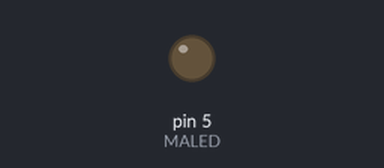
The sketch below on a simulated Arduino Uno, built with avr-gcc and run on an emulated ATmega328P. On the bench: output pins drawn as LEDs (lit = HIGH). What the sketch prints to the serial monitor is not drawn.

Above: at 0.05 s.
At 0.9 s:
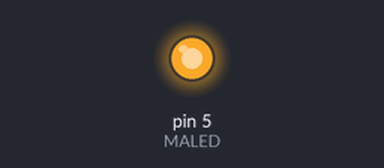
Timing chart, 0 to 3.8 s (numbered marks = the images above):
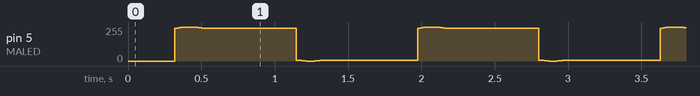

The sketch:

HS07_pulsePWMsinus_serie.ino
```cpp
#define MALED 5

void setup() {
  pinMode(MALED, OUTPUT);
  Serial.begin(115200);
}

void loop() {
  for (float i=0; i<PI*2; i=i+PI*2/300) {
    analogWrite(MALED,sin(i)*127.5+127.5);
    Serial.println(sin(i));
    delay(5);
  }
}
```

Measured:
- by itself, pin 5 (MALED): repeats every 1.7 s: 250/255 0.02 s, 252/255 0.01 s, 253/255 0.02 s, 254/255 0.06 s, 253/255 0.02 s, 252/255 0.02 s, 250/255 0.02 s, 247/255 0.64 s, 7/255 0.02 s, 4/255 0.02 s, 2/255 0.01 s, 1/255 0.02 s, 0/255 0.06 s, 1/255 0.02 s, 2/255 0.02 s, 4/255 0.02 s, 7/255 0.64 s, 247/255 0.02 s
